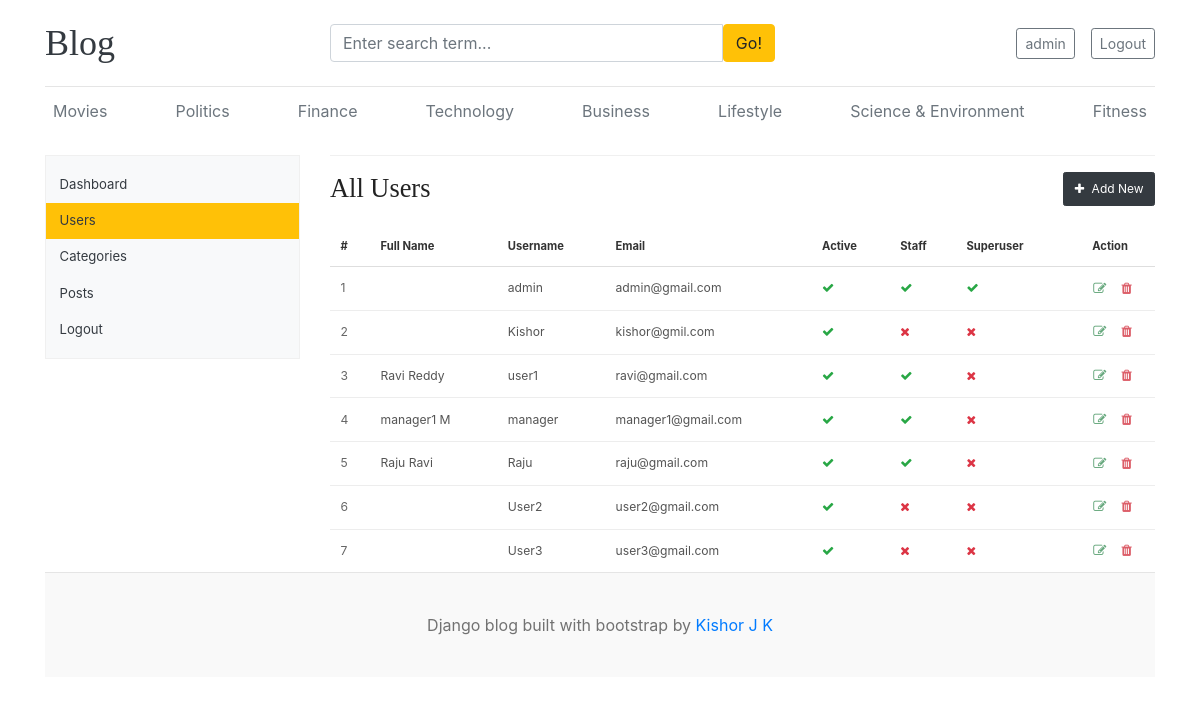
The page /dashboard/users/ (signed in) on the database its author committed.
### blogs/models.py (models this page shows, shortened)
class Category(models.Model):
    category_name = models.CharField(max_length=50, unique=True)
    created_at = models.DateTimeField(auto_now_add=True)
    updated_at = models.DateTimeField(auto_now=True)
    class Meta:
        verbose_name_plural = 'Categories'

### assignments/models.py (models this page shows, shortened)
class Sociallinks(models.Model):
    platform_name = models.CharField(max_length=25)
    platform_url = models.URLField(max_length=200)
    created_at = models.DateTimeField(auto_now_add=True)
    updated_at = models.DateTimeField(auto_now=True)

### dashboards/views.py (the view)
# urls.py: path('users/', views.users, name='users'),
@login_required(login_url='login')
def users(request):
    users = User.objects.all()
    context = {
        'users': users
    }
    return render(request, 'dashboards/users.html', context)

### blogs/context_processors.py (called while the page is built)
def get_categories(request):
    categories = Category.objects.all()
    return {'categories': categories}

def get_social_links(request):
    social_links = Sociallinks.objects.all()
    return {'social_links': social_links}

### templates/dashboards/users.html (shortened to what this page needs)
{% extends 'base.html' %}
{% block content %}
<div class="dashboard-page row">
  <div class="col-md-3 mb-3">
    {% include 'dashboards/sidebar.html' %}
  </div>
  <div class="col-md-9">
    {% if perms.auth.view_user %}
    <div class="category-panel">
      <div class="category-heading d-flex align-items-center justify-content-between">
        <h1>All Users</h1>
        <a href="{% url 'add_user' %}" class="btn btn-dark category-add-button">
          <i class="fa fa-plus mr-1" aria-hidden="true"></i> Add New
        </a>
      </div>
      <div class="table-responsive">
        <table class="table category-table">
          <thead>
            <tr>
              <th scope="col">#</th>
              <th scope="col">Full Name</th>
              <th scope="col">Username</th>
              <th scope="col">Email</th>
              <th scope="col">Active</th>
              <th scope="col">Staff</th>
              <th scope="col">Superuser</th>
              <th scope="col" class="text-center">Action</th>
            </tr>
          </thead>
          <tbody>
            {% for user in users %}
            <tr>
              <th scope="row">{{ forloop.counter }}</th>
              <td>{{ user.first_name }} {{ user.last_name }}</td>
              <td>{{ user.username }}</td>
              <td>{{ user.email }}</td>
              <td>{% if user.is_active %}<i class="fa fa-check text-success" aria-hidden="true"></i>{% else %}<i class="fa fa-times text-danger" aria-hidden="true"></i>{% endif %}</td>
              <td>{% if user.is_staff %}<i class="fa fa-check text-success" aria-hidden="true"></i>{% else %}<i class="fa fa-times text-danger" aria-hidden="true"></i>{% endif %}</td>
              <td>{% if user.is_superuser %}<i class="fa fa-check text-success" aria-hidden="true"></i>{% else %}<i class="fa fa-times text-danger" aria-hidden="true"></i>{% endif %}</td>
              <td class="category-actions text-center">
                <a href="{% url 'edit_user' user.id %}" class="category-edit" aria-label="Edit {{ user.username }}">
                  <i class="fa fa-pencil-square-o" aria-hidden="true"></i>
                </a>
                <form action="{% url 'delete_user' user.id %}" method="post" class="d-inline">
                  <button type="submit" class="category-delete border-0 bg-transparent p-0" aria-label="Delete {{ user.username }}" onclick="return confirm('Delete {{ user.username }} user?');">
                    <i class="fa fa-trash" aria-hidden="true"></i>
                  </button>
                </form>
              </td>
            </tr>
            {% empty %}
            <tr>
              <td colspan="8" class="text-center">No users found.</td>
            </tr>
            {% endfor %}
          </tbody>
        </table>
      </div>
    </div>
    {% else %}
      <p>You do not have permission to view users.</p>
    {% endif %}
  </div>
</div>
{% endblock %}

### templates/base.html (shortened to what this page needs)
{% load static %}
<!DOCTYPE html>
<html lang="en">
<head>
    <link href="https://getbootstrap.com/docs/4.0/dist/css/bootstrap.min.css" rel="stylesheet">
    <link href="{% static 'css/blog.css' %}" rel="stylesheet">
    <link rel="stylesheet" href="https://cdnjs.cloudflare.com/ajax/libs/font-awesome/4.7.0/css/font-awesome.min.css">
  </head>
<body>
    <div class="container">
      <header class="blog-header py-3">
        <div class="row align-items-center">
          <div class="col-md-3 col-12 mb-2 mb-md-0">
            <a class="blog-header-logo text-dark" href="/">Blog</a>
          </div>
          <div class="col-md-5 col-12 mb-2 mb-md-0">
            <form action="{% url 'search' %}" method="get">
              <div class="input-group">
                <input class="form-control" type="text" name="keyword" placeholder="Enter search term..." aria-label="Enter search term..." aria-describedby="button-search" />
                <button type="submit" class="btn btn-warning" id="button-search">Go!</button>
              </div>
            </form>
          </div>
          <div class="col-md-4 col-12 d-flex justify-content-md-end justify-content-center align-items-center">
            {% if not user.is_authenticated %}
              <a class="btn btn-sm btn-warning mr-2" href="{% url 'login' %}">Sign In</a>
              <a class="btn btn-sm btn-outline-secondary" href="{% url 'register' %}">Create Account</a>
            {% else %}
              <a class="btn btn-sm btn-outline-secondary" href="{% url 'dashboard' %}">{{ user.username }}</a>
              <a class="btn btn-sm btn-outline-secondary" href="{% url 'logout' %}">Logout</a>
            {% endif %}
          </div>
        </div>
      </header>
      <div class="nav-scroller py-1 mb-2">
      <nav class="nav d-flex justify-content-between">
        {% for category in categories %}
          <a class="p-2 text-muted" href="{% url 'posts_by_category' category.id %}">
                {{ category.category_name }}
            </a>
        {% empty %}
            <p>No categories found.</p>
        {% endfor %}
      </nav>
      </div>
{% block content %}
{% endblock %}
<footer class="blog-footer">
  <p>Django blog built with bootstrap by
    {%if social_links %}
    {% for link in social_links %}
    {% if link.platform_name == 'Linkedin' %}
      <a href="{{ link.platform_url }}" target="_blank">Kishor J K</a></p>
    {% endif %}
    {% endfor %}
    {% endif %}
</footer>
</body>
</html>

### blog_main/static/css/blog.css (style rules this page uses)
.blog-header { border-bottom: 1px solid #e5e5e5; }
.blog-header-logo { font-family: "Playfair Display", Georgia, "Times New Roman", serif; font-size: 2.25rem; }
h1, h2, h3, h4, h5, h6 { font-family: "Playfair Display", Georgia, "Times New Roman", serif; }
.blog-footer { padding: 2.5rem 0; color: #727272; text-align: center; background-color: #f9f9f9; border-top: 0.05rem solid #e5e5e5; }
.blog-footer p:last-child { margin-bottom: 0; }
.dashboard-page { margin-top: 1.25rem; }
.category-panel { border-top: 1px solid #f0f0f0; }
.category-heading { min-height: 4.4rem; padding: 0.5rem 0 0.75rem; }
.category-heading h1 { margin: 0; color: #222; font-size: 1.65rem; }
.category-add-button { border-radius: 0.15rem; font-size: 0.75rem; padding: 0.42rem 0.65rem; }
.category-table { margin-bottom: 0; color: #555; font-size: 0.76rem; }
.category-table thead th { border-top: 0; border-bottom: 1px solid #dedede; color: #333; font-size: 0.7rem; font-weight: 700; padding: 0.72rem 0.65rem; white-space: nowrap; }
.category-table tbody th, .category-table tbody td { border-top: 1px solid #ededed; padding: 0.72rem 0.65rem; vertical-align: middle; white-space: nowrap; }
.category-table tbody th { color: #666; font-weight: 400; }
.category-actions a { display: inline-block; margin: 0 0.3rem; font-size: 0.82rem; }
.category-edit { color: #65a77c; }
.category-delete { background: transparent; border: 0; cursor: pointer; color: #dc5d68; font-size: 0.82rem; padding: 0; }

### rows shown on the page
Category: category_name "Movies"
Category: category_name "Politics"
Category: category_name "Finance"
Category: category_name "Technology"
Category: category_name "Business"
Category: category_name "Lifestyle"
Category: category_name "Science & Environment"
Category: category_name "Fitness"

### other values the page prints
{{ user.username }} "admin"
{{ user.email }} "admin@gmail.com"
{{ user.username }} "Kishor"
{{ user.email }} "kishor@gmil.com"
{{ user.first_name }} "Ravi"
{{ user.last_name }} "Reddy"
{{ user.username }} "user1"
{{ user.email }} "ravi@gmail.com"
{{ user.first_name }} "manager1"
{{ user.last_name }} "M"
{{ user.username }} "manager"
{{ user.email }} "manager1@gmail.com"
{{ user.first_name }} "Raju"
{{ user.last_name }} "Ravi"
{{ user.username }} "Raju"
